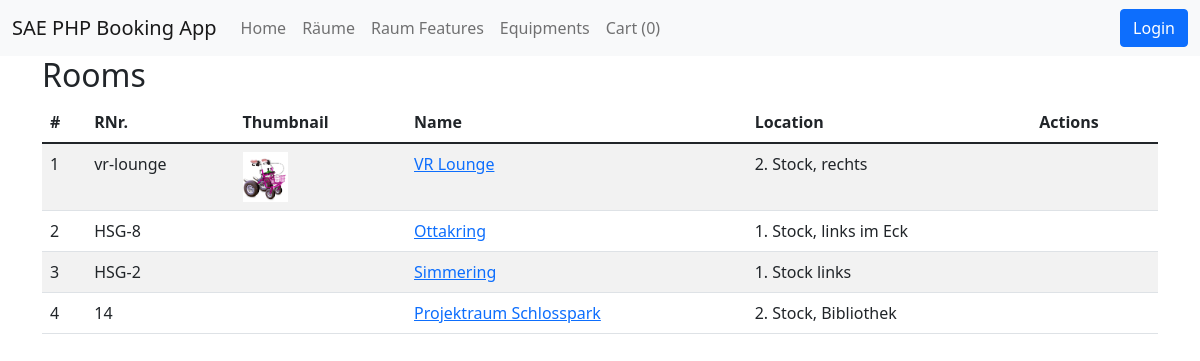
/public/rooms, run on the app's committed database.
### tables this page shows
CREATE TABLE `rooms` (
  `id` int(11) NOT NULL,
  `name` varchar(255) NOT NULL,
  `location` text DEFAULT NULL,
  `room_nr` varchar(10) NOT NULL,
  `images` longtext DEFAULT '[]' CHECK (json_valid(`images`)),
  `created_at` timestamp NOT NULL DEFAULT current_timestamp(),
  `updated_at` timestamp NOT NULL DEFAULT current_timestamp() ON UPDATE current_timestamp(),
  `deleted_at` timestamp NULL DEFAULT NULL
);

### app/Controllers/RoomController.php (called while the page is built, shortened)
<?php
class RoomController
{
    public function index()
    {
        $rooms = Room::all();
        View::render('rooms/index', [
            'rooms' => $rooms
        ]);
    }
}

### core/Bootloader.php (called while the page is built, shortened)
<?php
class Bootloader
{
    public function __construct()
    {
        try {
            $router = new Router();
            $router->route();
        } catch (\Exception $exception) {
            ExceptionHandler::handle($exception);
        }
    }
}

### public/index.php (called while the page is built, shortened)
<?php
spl_autoload_register(function ($namespaceAndClassname) {
    $namespaceAndClassname = str_replace('Core', 'core', $namespaceAndClassname);
    $namespaceAndClassname = str_replace('App', 'app', $namespaceAndClassname);
    $filepath = str_replace('\\', '/', $namespaceAndClassname);
});
$app = new \Core\Bootloader();

### core/Config.php (called while the page is built, shortened)
<?php
class Config
{
    public static function get (string $filenameAndKey, mixed $default = null): mixed
    {
        [$filename, $key] = explode('.', $filenameAndKey);
        $path = __DIR__ . "/../config/$filename.php";
        if (file_exists($path)) {
            $config = require $path;
            if (array_key_exists($key, $config)) {
                return $config[$key];
            }
        }
        return $default;
    }
}

### config/app.php (called while the page is built)
<?php
return [
    'app-name' => 'SAE PHP Booking App',
    'app-slug' => 'sae-php-mvc-session',
    'baseurl' => 'http://localhost:8080/mvc/public',
    'environment' => 'dev',
    'default-layout' => 'default',
    'max-upload-size' => 1024 * 1024 * 10,
    'uploads-folder' => '/uploads',
    'booking-start' => 8,
    'booking-end' => 23,
];

### app/Services/CartService.php (called while the page is built, shortened)
<?php
class CartService
{
    public static function getCount(): int
    {
        $count = 0;
        return $count;
    }
}

### core/Session.php (called while the page is built, shortened)
<?php
class Session
{
    public static function get(string $key, mixed $default = null): mixed
    {
        return $default;
    }
}

### core/Models/AbstractUser.php (called while the page is built, shortened)
<?php
abstract class AbstractUser extends AbstractModel
{
    #[Pure] public static function isLoggedIn(): bool
    {
        return false;
    }
}

### config/database.php (called while the page is built)
<?php
return [
    'host' => 'mariadb',
    'user' => 'root',
    'password' => 'password',
    'dbname' => 'mvc'
];

### core/Database.php (called while the page is built, shortened)
<?php
class Database
{
    private object $link;
    private mixed $lastResult;
    public function __construct()
    {
        $this->link = new mysqli(
            Config::get('database.host'),
            Config::get('database.user'),
            Config::get('database.password'),
            Config::get('database.dbname'),
            Config::get('database.port', 3306),
            Config::get('database.socket')
        );
        $this->link->set_charset('utf8');
    }
    public function query(string $query, array $params = []): bool|array
    {
        if (empty($params)) {
            $this->lastResult = $this->executeQuery($query);
        } else {
            $this->lastResult = $this->prepareStatementAndExecuteQuery($query, $params);
        }
        $this->data = $this->lastResult->fetch_all(MYSQLI_ASSOC);
        return $this->data;
    }
    private function executeQuery(string $query): mysqli_result|bool
    {
        return $this->link->query($query);
    }
}

### core/Models/AbstractModel.php (called while the page is built, shortened)
<?php
abstract class AbstractModel
{
    public static function handleResult(array $results): array
    {
        $objects = [];
        foreach ($results as $result) {
            $objects[] = new $calledClass(...$result);
        }
        return $objects;
    }
    public static function getTablenameFromClassname(): string
    {
        $calledClass = get_called_class();
        $particles = explode('\\', $calledClass);
        $classname = array_pop($particles);
        $tablename = strtolower($classname) . 's';
        return $tablename;
    }
}

### core/Traits/SoftDelete.php (called while the page is built, shortened)
<?php
trait SoftDelete
{
    public static function all(?string $orderBy = null, ?string $direction = null): array
    {
        $database = new Database();
        $tablename = self::getTablenameFromClassname();
        if ($orderBy === null) {
            $result = $database->query("SELECT * FROM $tablename WHERE deleted_at IS NULL");
        } else {
            $result = $database->query(
                "SELECT * FROM $tablename WHERE deleted_at IS NULL ORDER BY $orderBy $direction"
            );
        }
        return self::handleResult($result);
    }
}

### app/Models/Room.php (called while the page is built, shortened)
<?php
class Room extends AbstractModel
{
    public function getImages(): array
    {
        return json_decode($this->images);
    }
    public function hasImages(): bool
    {
        return !empty($this->getImages());
    }
}

### resources/views/templates/rooms/index.php (the view, shortened to what this page needs)
<h2>
    Rooms
</h2>
<table class="table table-striped">
    <thead>
    <th>#</th>
    <th>RNr.</th>
    <th>Thumbnail</th>
    <th>Name</th>
    <th>Location</th>
    <th>Actions</th>
    </thead>
    <?php
    foreach ($rooms as $room): ?>
        <tr>
            <td><?php
                echo $room->id; ?></td>
            <td><?php
                echo $room->room_nr; ?></td>
            <td>
                <?php
                if ($room->hasImages()): ?>
                    <img src="<?php
                    echo BASE_URL . $room->getImages()[0]; ?>" class="thumbnail--table">
                <?php
                endif; ?>
            </td>
            <td>
                <a href="<?php echo BASE_URL; ?>/rooms/<?php echo $room->id; ?>/show"><?php
                    echo $room->name; ?>
                </a>
            </td>
            <td><?php
                echo $room->location; ?></td>
            <td>
            </td>
        </tr>
    <?php
    endforeach; ?>
</table>

### core/Router.php (shortened to what this page needs)
<?php
class Router
{
    private array $routes = [];
    private function loadRoutes()
    {
        $webRoutes = require_once __DIR__ . '/../routes/web.php';
        $this->routes = $webRoutes;
    }
    public function route()
    {
        $path = '';
        if (isset($_GET['path'])) {
            $path = $_GET['path'];
        }
        $path = '/' . rtrim($path, '/');
        $callable = [];
        $params = [];
        if (array_key_exists($path, $this->routes)) {
            $callable = $this->routes[$path];
        }
        if (empty($callable)) {
            throw new \Exception('Not Found', 404);
        } else {
            $controller = new $callable[0]();
            $action = $callable[1];
            $controller->$action(...$params);
        }
    }
}

### core/View.php (shortened to what this page needs)
<?php
class View
{
    public static function render(
        string $template,
        array $params = [],
        ?string $layout = null,
        bool $useCoreTemplates = false
    ) {
        if ($layout === null) {
            $layout = Config::get('app.default-layout', 'default');
        }
        $viewBasePath = __DIR__ . '/../resources/views';
        $layoutsBasePath = "{$viewBasePath}/layouts";
        $templatesBasePath = "{$viewBasePath}/templates";
        $templatePath = "$templatesBasePath/$template.php";
        if ($useCoreTemplates === true) {
            require_once $templatePath;
        } else {
            require_once "$layoutsBasePath/$layout.php";
        }
    }
}

### resources/views/layouts/default.php (shortened to what this page needs)
<!doctype html>
<html lang="en">
<head>
    <link href="https://cdn.jsdelivr.net/npm/bootstrap@5.1.3/dist/css/bootstrap.min.css" rel="stylesheet">
    <link rel="stylesheet" href="<?php echo BASE_URL; ?>/css/styles.css">
</head>
<body>
<?php
require_once __DIR__ . '/../partials/nav.php'; ?>
<div class="container">
    <?php
    require_once $templatePath; ?>
</div>
</body>
</html>

### resources/views/partials/nav.php (shortened to what this page needs)
<nav class="navbar navbar-expand-lg navbar-light bg-light">
    <div class="container-fluid">
        <a class="navbar-brand" href="#"><?php echo \Core\Config::get('app.app-name'); ?></a>
        <div class="collapse navbar-collapse" id="navbarSupportedContent">
            <ul class="navbar-nav me-auto mb-2 mb-lg-0">
                <li class="nav-item">
                    <a class="nav-link" href="<?php echo BASE_URL; ?>/home">Home</a>
                </li>
                <li class="nav-item">
                    <a class="nav-link" href="<?php echo BASE_URL; ?>/rooms">Räume</a>
                </li>
                <li class="nav-item">
                    <a class="nav-link" href="<?php echo BASE_URL; ?>/room-features">Raum Features</a>
                </li>
                <li class="nav-item">
                    <a class="nav-link" href="<?php echo BASE_URL; ?>/equipments">Equipments</a>
                </li>
                <li class="nav-item">
                    <a class="nav-link" href="<?php echo BASE_URL; ?>/cart">Cart (<?php echo \App\Services\CartService::getCount(); ?>)</a>
                </li>
            </ul>
            <?php
            if (\App\Models\User::isLoggedIn()):?>
                <div class="d-flex">
                    Eingeloggt: <?php echo \App\Models\User::getLoggedIn()->username; ?>
                    (<a href="<?php echo BASE_URL ?>/logout">Logout</a>)
                </div>
            <?php else: ?>
                <a class="btn btn-primary" href="<?php echo BASE_URL; ?>/login">Login</a>
            <?php endif; ?>
        </div>
    </div>
</nav>

### public/css/styles.css (style rules this page uses)
.thumbnail--table { max-height: 50px; width: auto; }

### data on the page
rooms: id "1", room_nr "vr-lounge", name "VR Lounge", location "2. Stock, rechts"
rooms: id "2", room_nr "HSG-8", name "Ottakring", location "1. Stock, links im Eck"
rooms: id "3", room_nr "HSG-2", name "Simmering", location "1. Stock links"
rooms: id "4", room_nr "14", name "Projektraum Schlosspark", location "2. Stock, Bibliothek"
